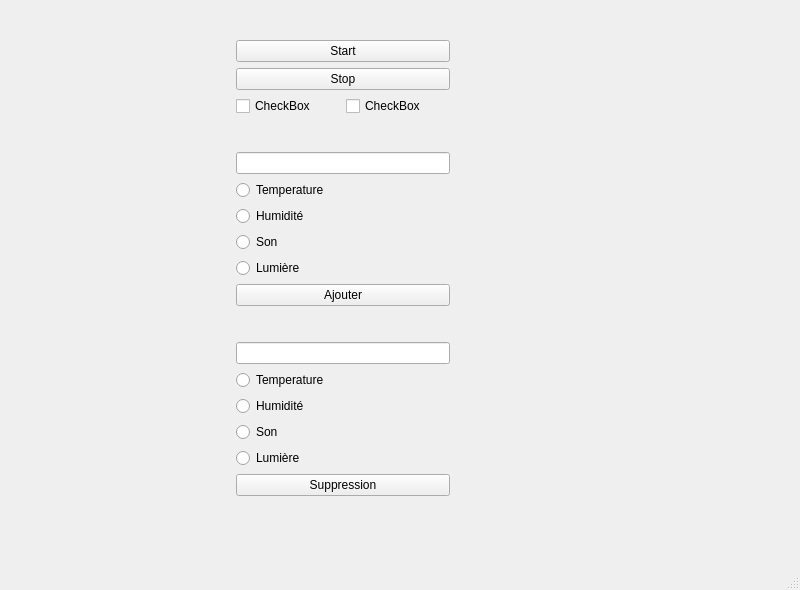
<?xml version="1.0" encoding="UTF-8"?>
<ui version="4.0">
 <class>MainWindow</class>
 <widget class="QMainWindow" name="MainWindow">
  <property name="geometry">
   <rect>
    <x>0</x>
    <y>0</y>
    <width>800</width>
    <height>590</height>
   </rect>
  </property>
  <property name="windowTitle">
   <string>MainWindow</string>
  </property>
  <widget class="QWidget" name="centralwidget">
   <widget class="QWidget" name="">
    <property name="geometry">
     <rect>
      <x>230</x>
      <y>10</y>
      <width>220</width>
      <height>518</height>
     </rect>
    </property>
    <layout class="QHBoxLayout" name="horizontalLayout_2">
     <item alignment="Qt::AlignmentFlag::AlignHCenter">
      <widget class="QFrame" name="frame">
       <property name="maximumSize">
        <size>
         <width>10</width>
         <height>16777215</height>
        </size>
       </property>
       <property name="frameShape">
        <enum>QFrame::Shape::StyledPanel</enum>
       </property>
       <property name="frameShadow">
        <enum>QFrame::Shadow::Raised</enum>
       </property>
      </widget>
     </item>
     <item>
      <layout class="QVBoxLayout" name="verticalLayout_4">
       <item>
        <layout class="QVBoxLayout" name="verticalLayout_5">
         <item>
          <layout class="QVBoxLayout" name="verticalLayout">
           <item>
            <widget class="QPushButton" name="pushButton">
             <property name="text">
              <string>Start</string>
             </property>
            </widget>
           </item>
           <item>
            <widget class="QPushButton" name="pushButton_2">
             <property name="text">
              <string>Stop</string>
             </property>
            </widget>
           </item>
          </layout>
         </item>
         <item>
          <layout class="QHBoxLayout" name="horizontalLayout">
           <item>
            <widget class="QCheckBox" name="checkBox">
             <property name="text">
              <string>CheckBox</string>
             </property>
            </widget>
           </item>
           <item>
            <widget class="QCheckBox" name="checkBox_2">
             <property name="text">
              <string>CheckBox</string>
             </property>
            </widget>
           </item>
          </layout>
         </item>
        </layout>
       </item>
       <item>
        <layout class="QVBoxLayout" name="verticalLayout_2">
         <item>
          <widget class="QLineEdit" name="lineEdit"/>
         </item>
         <item>
          <widget class="QRadioButton" name="radioButton_2">
           <property name="text">
            <string>Temperature</string>
           </property>
          </widget>
         </item>
         <item>
          <widget class="QRadioButton" name="radioButton">
           <property name="text">
            <string>Humidité</string>
           </property>
          </widget>
         </item>
         <item>
          <widget class="QRadioButton" name="radioButton_3">
           <property name="text">
            <string>Son</string>
           </property>
          </widget>
         </item>
         <item>
          <widget class="QRadioButton" name="radioButton_4">
           <property name="text">
            <string>Lumière</string>
           </property>
          </widget>
         </item>
         <item>
          <widget class="QPushButton" name="pushButton_3">
           <property name="text">
            <string>Ajouter</string>
           </property>
          </widget>
         </item>
        </layout>
       </item>
       <item>
        <layout class="QVBoxLayout" name="verticalLayout_3">
         <item>
          <widget class="QLineEdit" name="lineEdit_2"/>
         </item>
         <item>
          <widget class="QRadioButton" name="radioButton_5">
           <property name="text">
            <string>Temperature</string>
           </property>
          </widget>
         </item>
         <item>
          <widget class="QRadioButton" name="radioButton_6">
           <property name="text">
            <string>Humidité</string>
           </property>
          </widget>
         </item>
         <item>
          <widget class="QRadioButton" name="radioButton_7">
           <property name="text">
            <string>Son</string>
           </property>
          </widget>
         </item>
         <item>
          <widget class="QRadioButton" name="radioButton_8">
           <property name="text">
            <string>Lumière</string>
           </property>
          </widget>
         </item>
         <item>
          <widget class="QPushButton" name="pushButton_4">
           <property name="text">
            <string>Suppression</string>
           </property>
          </widget>
         </item>
        </layout>
       </item>
      </layout>
     </item>
    </layout>
   </widget>
  </widget>
  <widget class="QMenuBar" name="menubar">
   <property name="geometry">
    <rect>
     <x>0</x>
     <y>0</y>
     <width>800</width>
     <height>25</height>
    </rect>
   </property>
  </widget>
  <widget class="QStatusBar" name="statusbar"/>
 </widget>
 <resources/>
 <connections/>
</ui>
